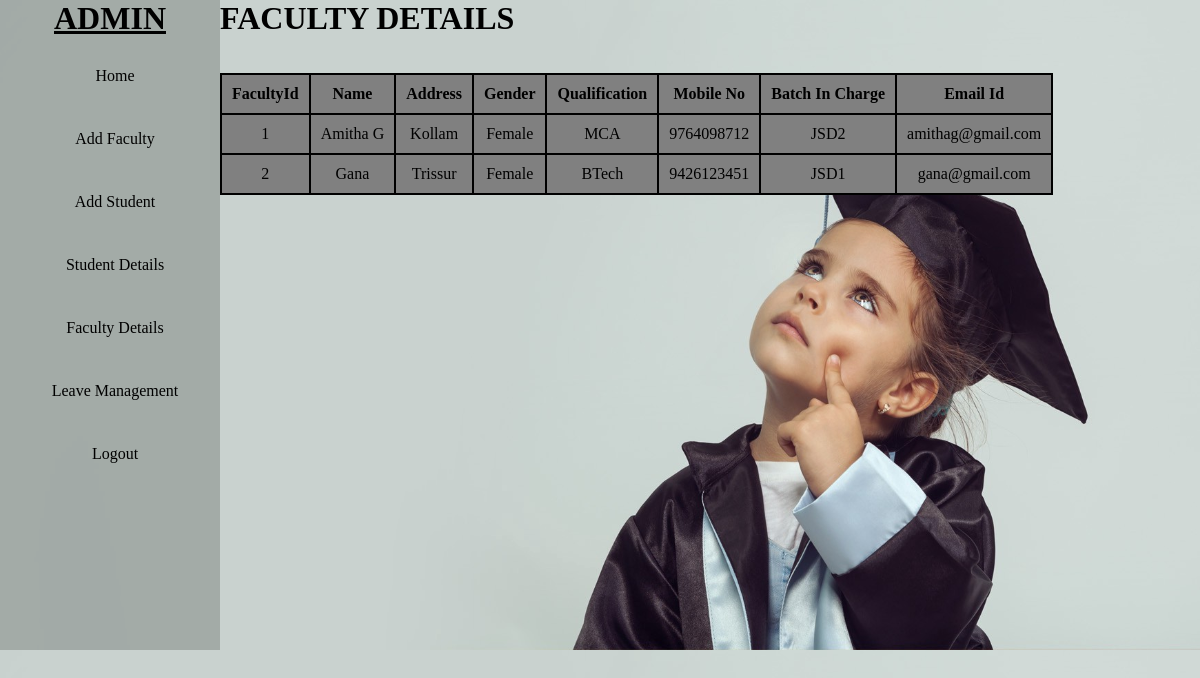
Screenshot of /fac_details.php with the database file from the repository.
### tables this page shows
CREATE TABLE `faculty` (
  `Fid` int(11) NOT NULL,
  `Name` varchar(20) DEFAULT NULL,
  `Address` varchar(50) DEFAULT NULL,
  `Gender` varchar(10) DEFAULT NULL,
  `Qualification` varchar(20) DEFAULT NULL,
  `Mobileno` bigint(20) DEFAULT NULL,
  `BatchInCharge` varchar(20) DEFAULT NULL,
  `Emailid` varchar(30) DEFAULT NULL,
  `Username` varchar(30) NOT NULL,
  `Password` varchar(30) NOT NULL
);

### fac_details.php (the view, shortened to what this page needs)
<!DOCTYPE html>
<html>
	<head>
		<link rel="stylesheet" href="css/style.css">
	</head>
	<body class="bi">
		<div class="display">
		<div class="navbar">
			<h1><u>ADMIN</u></h1>
			<ul>
				<li> <a href="adminhome.php">Home</a> </li>
				<li> <a href="faculty_signup.php">Add Faculty</a> </li>
				<li> <a href="student_signup.php">Add Student</a> </li>
				<li> <a href="#">Student Details</a>
				</li>
				<li> <a href="fac_details.php">Faculty Details</a></li>
				<li><a href="stu_leave.php">Leave Management</a></li>
				<li><a href="login.php">Logout</a></li>
			</ul>
			</div>
				<div>
					<h1>FACULTY DETAILS</h1>
					<br><br>
					<table>
						<thead>
							<tr>
								<th>FacultyId</th>
								<th>Name</th>
								<th>Address</th>
								<th>Gender</th>
								<th>Qualification</th>
								<th>Mobile No</th>
								<th>Batch In Charge</th>
								<th>Email Id</th>
							</tr>
						</thead>
						<tbody>
					<?php
					require_once 'connection.php';
					$sql="select * from faculty";
					$result=mysqli_query($conn,$sql);
					while($row=mysqli_fetch_assoc($result))
					{
				?>
				<tr>
					<td><?php echo $row['Fid'];?></td>
					<td><?php echo $row['Name'];?></td>
					<td><?php echo $row['Address'];?></td>
					<td><?php echo $row['Gender'];?></td>
					<td><?php echo $row['Qualification'];?></td>
					<td><?php echo $row['Mobileno'];?></td>
					<td><?php echo $row['BatchInCharge'];?></td>
					<td><?php echo $row['Emailid'];?></td>
				</tr>
				<?php
					}
				?>
				</tbody>
					</table>
				</div>
	</div>
	</body>
</html>

### css/style.css (style rules this page uses)
* { margin:0px; padding:0px; box-sizing:border-box; }
.bi { background-image:url("../img/2.jpeg"); background-size:cover; }
.navbar { text-align:center; background-color:rgba(38, 39, 35, 0.233); width:220px; height:650px; }
.navbar ul { list-style:none; display:block; }
.navbar ul li { text-align:center; width:200px; padding:15px; margin:15px; border-radius: 10px; }
.navbar ul li a { text-decoration:none; color:black; }
.display { display: inline-flex; }

### fac_details.php (style rules this page uses)
table,th,td { border:2px solid black; border-collapse:collapse;background-color:grey;text-align:center;padding:10px; }

### rows the page displays
faculty: Fid "1", Name "Amitha G", Address "Kollam", Gender "Female", Qualification "MCA", Mobileno "9764098712", BatchInCharge "JSD2", Emailid "amithag@gmail.com"
faculty: Fid "2", Name "Gana", Address "Trissur", Gender "Female", Qualification "BTech", Mobileno "9426123451", BatchInCharge "JSD1", Emailid "gana@gmail.com"
